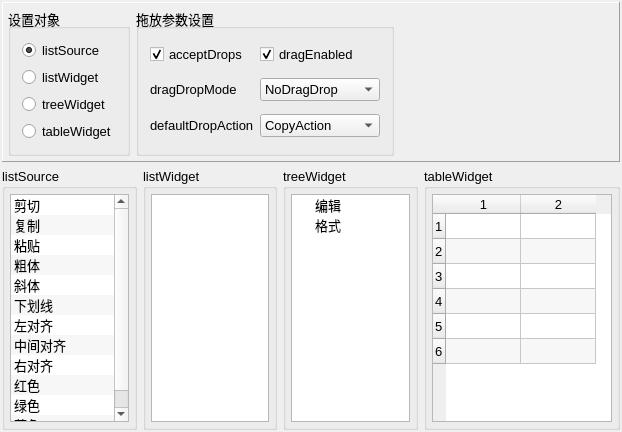
<?xml version="1.0" encoding="UTF-8"?>
<ui version="4.0">
 <class>Widget</class>
 <widget class="QWidget" name="Widget">
  <property name="geometry">
   <rect>
    <x>0</x>
    <y>0</y>
    <width>622</width>
    <height>432</height>
   </rect>
  </property>
  <property name="font">
   <font>
    <pointsize>10</pointsize>
   </font>
  </property>
  <property name="windowTitle">
   <string>具有DragDrop功能的组件</string>
  </property>
  <layout class="QVBoxLayout" name="verticalLayout_6">
   <property name="leftMargin">
    <number>2</number>
   </property>
   <property name="topMargin">
    <number>2</number>
   </property>
   <property name="rightMargin">
    <number>2</number>
   </property>
   <property name="bottomMargin">
    <number>2</number>
   </property>
   <item>
    <widget class="QFrame" name="frame">
     <property name="frameShape">
      <enum>QFrame::Panel</enum>
     </property>
     <property name="frameShadow">
      <enum>QFrame::Raised</enum>
     </property>
     <layout class="QHBoxLayout" name="horizontalLayout">
      <property name="leftMargin">
       <number>5</number>
      </property>
      <property name="topMargin">
       <number>5</number>
      </property>
      <property name="rightMargin">
       <number>5</number>
      </property>
      <property name="bottomMargin">
       <number>5</number>
      </property>
      <item>
       <widget class="QGroupBox" name="groupBox_6">
        <property name="title">
         <string>设置对象</string>
        </property>
        <layout class="QVBoxLayout" name="verticalLayout_5">
         <item>
          <widget class="QRadioButton" name="radio_Source">
           <property name="text">
            <string>listSource</string>
           </property>
           <property name="checked">
            <bool>true</bool>
           </property>
          </widget>
         </item>
         <item>
          <widget class="QRadioButton" name="radio_List">
           <property name="text">
            <string>listWidget</string>
           </property>
          </widget>
         </item>
         <item>
          <widget class="QRadioButton" name="radio_Tree">
           <property name="text">
            <string>treeWidget</string>
           </property>
          </widget>
         </item>
         <item>
          <widget class="QRadioButton" name="radio_Table">
           <property name="text">
            <string>tableWidget</string>
           </property>
          </widget>
         </item>
        </layout>
       </widget>
      </item>
      <item>
       <widget class="QGroupBox" name="groupBox_5">
        <property name="title">
         <string>拖放参数设置</string>
        </property>
        <layout class="QGridLayout" name="gridLayout">
         <property name="verticalSpacing">
          <number>9</number>
         </property>
         <item row="1" column="0">
          <widget class="QLabel" name="label_2">
           <property name="text">
            <string>dragDropMode</string>
           </property>
          </widget>
         </item>
         <item row="0" column="0">
          <widget class="QCheckBox" name="chkBox_AcceptDrops">
           <property name="text">
            <string>acceptDrops</string>
           </property>
           <property name="checked">
            <bool>true</bool>
           </property>
          </widget>
         </item>
         <item row="0" column="1">
          <widget class="QCheckBox" name="chkBox_DragEnabled">
           <property name="text">
            <string>dragEnabled</string>
           </property>
           <property name="checked">
            <bool>true</bool>
           </property>
          </widget>
         </item>
         <item row="2" column="1">
          <widget class="QComboBox" name="combo_DefaultAction">
           <item>
            <property name="text">
             <string>CopyAction</string>
            </property>
           </item>
           <item>
            <property name="text">
             <string>MoveAction</string>
            </property>
           </item>
           <item>
            <property name="text">
             <string>LinkAction</string>
            </property>
           </item>
           <item>
            <property name="text">
             <string>IgnoreAction</string>
            </property>
           </item>
          </widget>
         </item>
         <item row="2" column="0">
          <widget class="QLabel" name="label_3">
           <property name="text">
            <string>defaultDropAction</string>
           </property>
          </widget>
         </item>
         <item row="1" column="1">
          <widget class="QComboBox" name="combo_Mode">
           <property name="minimumSize">
            <size>
             <width>120</width>
             <height>0</height>
            </size>
           </property>
           <item>
            <property name="text">
             <string>NoDragDrop</string>
            </property>
           </item>
           <item>
            <property name="text">
             <string>DragOnly</string>
            </property>
           </item>
           <item>
            <property name="text">
             <string>DropOnly</string>
            </property>
           </item>
           <item>
            <property name="text">
             <string>DragDrop</string>
            </property>
           </item>
           <item>
            <property name="text">
             <string>InternalMove</string>
            </property>
           </item>
          </widget>
         </item>
        </layout>
       </widget>
      </item>
      <item>
       <spacer name="horizontalSpacer">
        <property name="orientation">
         <enum>Qt::Horizontal</enum>
        </property>
        <property name="sizeHint" stdset="0">
         <size>
          <width>40</width>
          <height>20</height>
         </size>
        </property>
       </spacer>
      </item>
     </layout>
    </widget>
   </item>
   <item>
    <layout class="QHBoxLayout" name="horizontalLayout_2">
     <item>
      <widget class="QGroupBox" name="groupBox_1">
       <property name="font">
        <font>
         <pointsize>10</pointsize>
         <bold>false</bold>
        </font>
       </property>
       <property name="title">
        <string>listSource</string>
       </property>
       <property name="flat">
        <bool>false</bool>
       </property>
       <property name="checkable">
        <bool>false</bool>
       </property>
       <layout class="QVBoxLayout" name="verticalLayout_2">
        <property name="leftMargin">
         <number>5</number>
        </property>
        <property name="topMargin">
         <number>5</number>
        </property>
        <property name="rightMargin">
         <number>5</number>
        </property>
        <property name="bottomMargin">
         <number>5</number>
        </property>
        <item>
         <widget class="QListWidget" name="listSource">
          <property name="editTriggers">
           <set>QAbstractItemView::NoEditTriggers</set>
          </property>
          <property name="dragDropMode">
           <enum>QAbstractItemView::DragOnly</enum>
          </property>
          <property name="alternatingRowColors">
           <bool>true</bool>
          </property>
          <property name="uniformItemSizes">
           <bool>false</bool>
          </property>
          <property name="selectionRectVisible">
           <bool>true</bool>
          </property>
          <item>
           <property name="text">
            <string>剪切</string>
           </property>
           <property name="icon">
            <iconset resource="res.qrc">
             <normaloff>:/icons/images/200.bmp</normaloff>:/icons/images/200.bmp</iconset>
           </property>
          </item>
          <item>
           <property name="text">
            <string>复制</string>
           </property>
           <property name="icon">
            <iconset resource="res.qrc">
             <normaloff>:/icons/images/202.bmp</normaloff>:/icons/images/202.bmp</iconset>
           </property>
          </item>
          <item>
           <property name="text">
            <string>粘贴</string>
           </property>
           <property name="icon">
            <iconset resource="res.qrc">
             <normaloff>:/icons/images/204.bmp</normaloff>:/icons/images/204.bmp</iconset>
           </property>
          </item>
          <item>
           <property name="text">
            <string>粗体</string>
           </property>
           <property name="icon">
            <iconset resource="res.qrc">
             <normaloff>:/icons/images/500.bmp</normaloff>:/icons/images/500.bmp</iconset>
           </property>
          </item>
          <item>
           <property name="text">
            <string>斜体</string>
           </property>
           <property name="icon">
            <iconset resource="res.qrc">
             <normaloff>:/icons/images/502.bmp</normaloff>:/icons/images/502.bmp</iconset>
           </property>
          </item>
          <item>
           <property name="text">
            <string>下划线</string>
           </property>
           <property name="icon">
            <iconset resource="res.qrc">
             <normaloff>:/icons/images/504.bmp</normaloff>:/icons/images/504.bmp</iconset>
           </property>
          </item>
          <item>
           <property name="text">
            <string>左对齐</string>
           </property>
           <property name="icon">
            <iconset resource="res.qrc">
             <normaloff>:/icons/images/508.bmp</normaloff>:/icons/images/508.bmp</iconset>
           </property>
          </item>
          <item>
           <property name="text">
            <string>中间对齐</string>
           </property>
           <property name="icon">
            <iconset resource="res.qrc">
             <normaloff>:/icons/images/510.bmp</normaloff>:/icons/images/510.bmp</iconset>
           </property>
          </item>
          <item>
           <property name="text">
            <string>右对齐</string>
           </property>
           <property name="icon">
            <iconset resource="res.qrc">
             <normaloff>:/icons/images/512.bmp</normaloff>:/icons/images/512.bmp</iconset>
           </property>
          </item>
          <item>
           <property name="text">
            <string>红色</string>
           </property>
           <property name="icon">
            <iconset resource="res.qrc">
             <normaloff>:/icons/images/718.bmp</normaloff>:/icons/images/718.bmp</iconset>
           </property>
          </item>
          <item>
           <property name="text">
            <string>绿色</string>
           </property>
           <property name="icon">
            <iconset resource="res.qrc">
             <normaloff>:/icons/images/724.bmp</normaloff>:/icons/images/724.bmp</iconset>
           </property>
          </item>
          <item>
           <property name="text">
            <string>蓝色</string>
           </property>
           <property name="icon">
            <iconset resource="res.qrc">
             <normaloff>:/icons/images/728.bmp</normaloff>:/icons/images/728.bmp</iconset>
           </property>
          </item>
         </widget>
        </item>
       </layout>
      </widget>
     </item>
     <item>
      <widget class="QGroupBox" name="groupBox_2">
       <property name="title">
        <string>listWidget</string>
       </property>
       <layout class="QVBoxLayout" name="verticalLayout">
        <property name="leftMargin">
         <number>5</number>
        </property>
        <property name="topMargin">
         <number>5</number>
        </property>
        <property name="rightMargin">
         <number>5</number>
        </property>
        <property name="bottomMargin">
         <number>5</number>
        </property>
        <item>
         <widget class="QListWidget" name="listWidget">
          <property name="editTriggers">
           <set>QAbstractItemView::NoEditTriggers</set>
          </property>
          <property name="dragDropMode">
           <enum>QAbstractItemView::NoDragDrop</enum>
          </property>
          <property name="defaultDropAction">
           <enum>Qt::CopyAction</enum>
          </property>
          <property name="viewMode">
           <enum>QListView::ListMode</enum>
          </property>
         </widget>
        </item>
       </layout>
      </widget>
     </item>
     <item>
      <widget class="QGroupBox" name="groupBox_3">
       <property name="title">
        <string>treeWidget</string>
       </property>
       <layout class="QVBoxLayout" name="verticalLayout_3">
        <property name="leftMargin">
         <number>5</number>
        </property>
        <property name="topMargin">
         <number>5</number>
        </property>
        <property name="rightMargin">
         <number>5</number>
        </property>
        <property name="bottomMargin">
         <number>5</number>
        </property>
        <item>
         <widget class="QTreeWidget" name="treeWidget">
          <property name="acceptDrops">
           <bool>true</bool>
          </property>
          <property name="editTriggers">
           <set>QAbstractItemView::NoEditTriggers</set>
          </property>
          <property name="dragDropOverwriteMode">
           <bool>true</bool>
          </property>
          <property name="dragDropMode">
           <enum>QAbstractItemView::InternalMove</enum>
          </property>
          <property name="defaultDropAction">
           <enum>Qt::MoveAction</enum>
          </property>
          <attribute name="headerVisible">
           <bool>false</bool>
          </attribute>
          <column>
           <property name="text">
            <string>编辑</string>
           </property>
          </column>
          <item>
           <property name="text">
            <string>编辑</string>
           </property>
          </item>
          <item>
           <property name="text">
            <string>格式</string>
           </property>
          </item>
         </widget>
        </item>
       </layout>
      </widget>
     </item>
     <item>
      <widget class="QGroupBox" name="groupBox_4">
       <property name="title">
        <string>tableWidget</string>
       </property>
       <layout class="QVBoxLayout" name="verticalLayout_4">
        <property name="leftMargin">
         <number>5</number>
        </property>
        <property name="topMargin">
         <number>5</number>
        </property>
        <property name="rightMargin">
         <number>5</number>
        </property>
        <property name="bottomMargin">
         <number>5</number>
        </property>
        <item>
         <widget class="QTableWidget" name="tableWidget">
          <property name="minimumSize">
           <size>
            <width>180</width>
            <height>0</height>
           </size>
          </property>
          <property name="editTriggers">
           <set>QAbstractItemView::NoEditTriggers</set>
          </property>
          <property name="dragDropMode">
           <enum>QAbstractItemView::DropOnly</enum>
          </property>
          <property name="defaultDropAction">
           <enum>Qt::CopyAction</enum>
          </property>
          <property name="alternatingRowColors">
           <bool>true</bool>
          </property>
          <property name="selectionMode">
           <enum>QAbstractItemView::SingleSelection</enum>
          </property>
          <property name="rowCount">
           <number>6</number>
          </property>
          <property name="columnCount">
           <number>2</number>
          </property>
          <attribute name="horizontalHeaderDefaultSectionSize">
           <number>75</number>
          </attribute>
          <attribute name="verticalHeaderDefaultSectionSize">
           <number>25</number>
          </attribute>
          <row/>
          <row/>
          <row/>
          <row/>
          <row/>
          <row/>
          <column/>
          <column/>
         </widget>
        </item>
       </layout>
      </widget>
     </item>
    </layout>
   </item>
  </layout>
 </widget>
 <layoutdefault spacing="6" margin="11"/>
 <resources>
  <include location="res.qrc"/>
 </resources>
 <connections/>
</ui>
